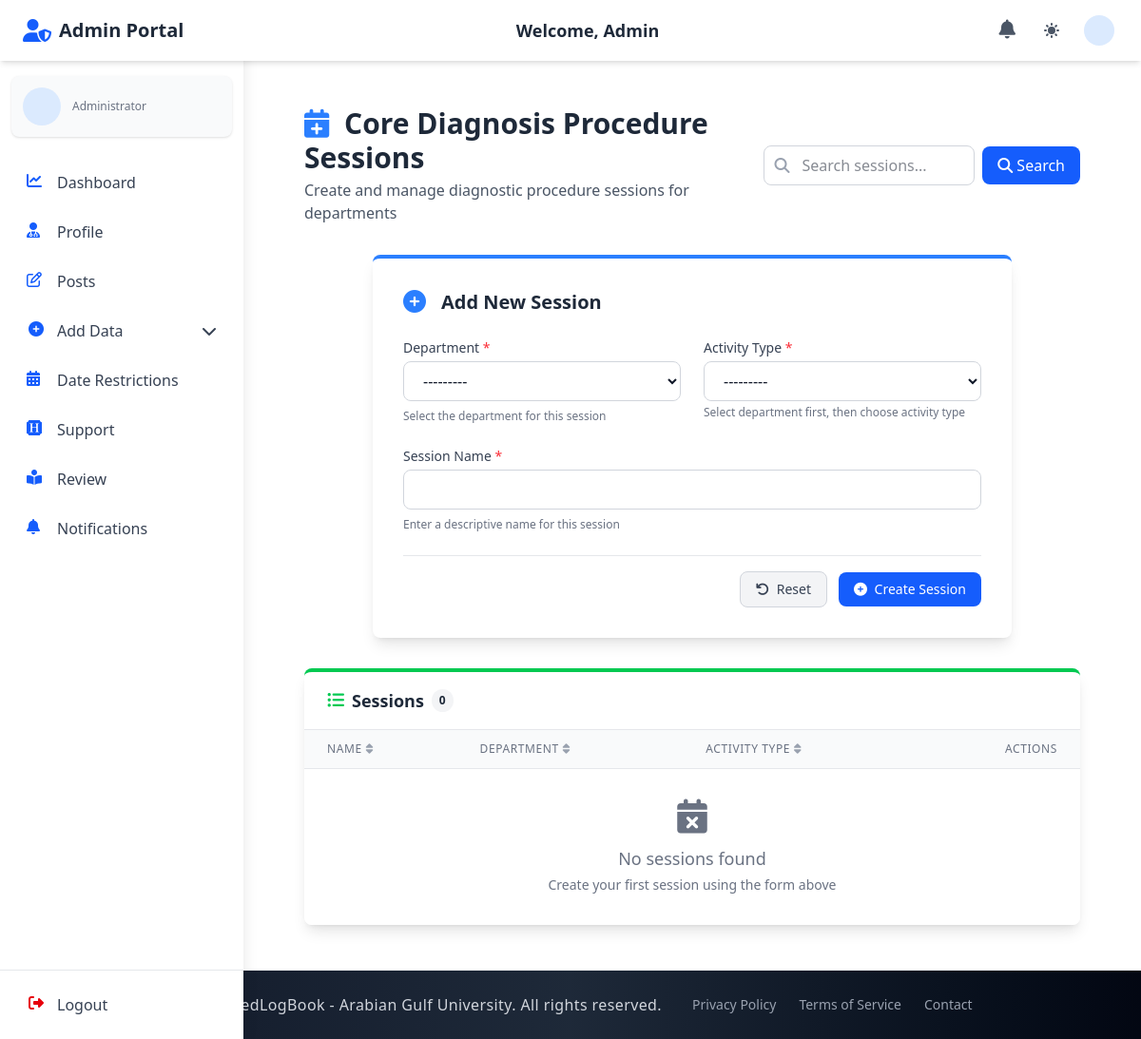
The page /admin_section/sessions/ (signed in) on the database as committed earlier.
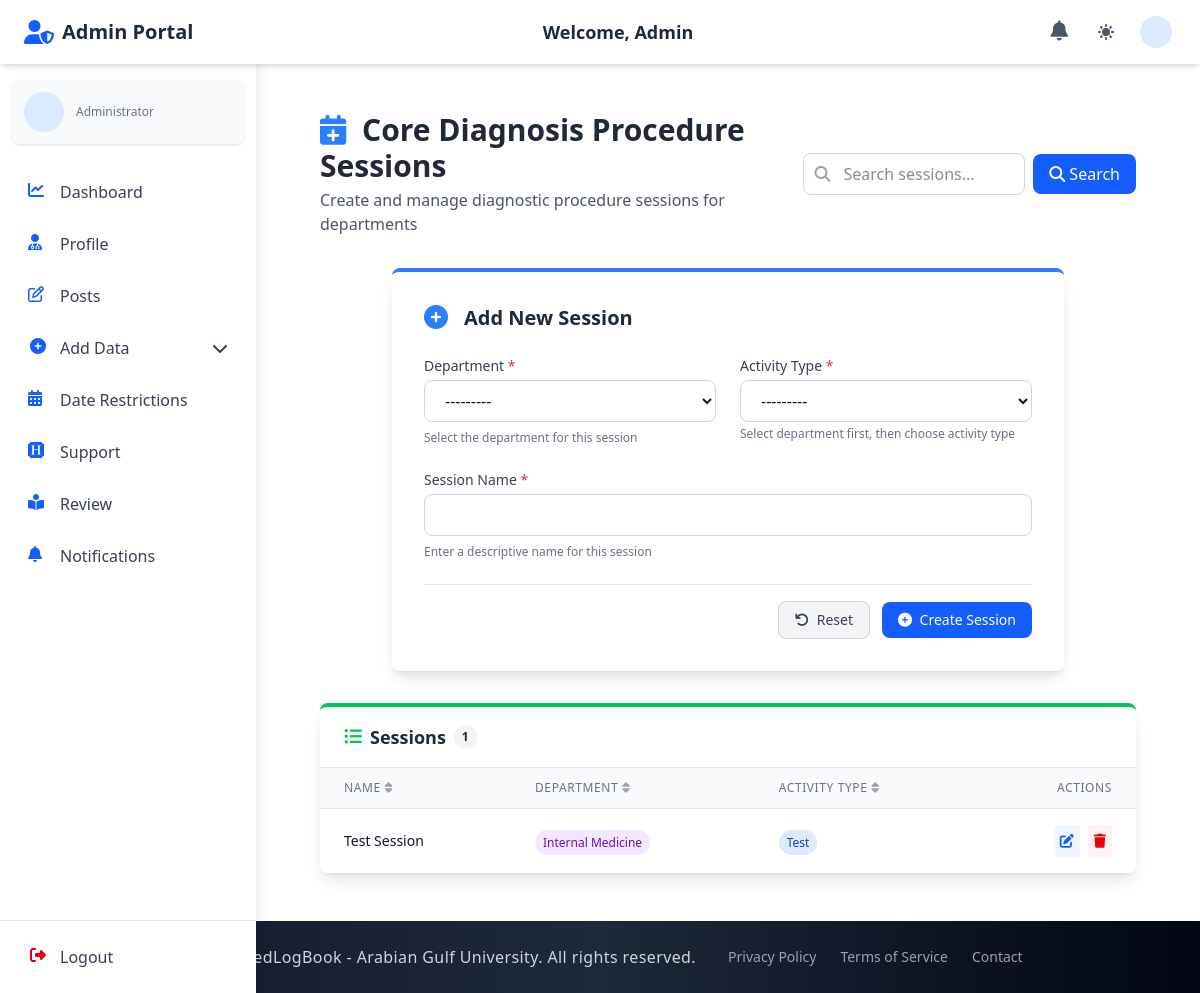
The same page on the database as committed later.
### admin_section/models.py (models this page shows, shortened)
class CoreDiaProSession(models.Model):
    name = models.CharField(max_length=200)
    activity_type = models.ForeignKey(ActivityType, on_delete=models.CASCADE, related_name="core_dia_pro_sessions")
    department = models.ForeignKey(Department, on_delete=models.CASCADE, related_name="core_dia_pro_sessions")
    class Meta:
        verbose_name = "Core Diagnosis Procedure Session"
        verbose_name_plural = "Core Diagnosis Procedure Sessions"

class Department(models.Model):
    name = models.CharField(max_length=50)
    log_year = models.ForeignKey(LogYear, on_delete=models.CASCADE, related_name="department_log_year")
    log_year_section = models.ForeignKey(
        LogYearSection,
        on_delete=models.SET_NULL,
        null=True,
        blank=True,
        related_name="department_log_year_section",
        db_index=True,
    )
    def __str__(self):
        return f"{self.name}"

class ActivityType(models.Model):
    name = models.CharField(max_length=100)
    department = models.ForeignKey(Department, on_delete=models.CASCADE, related_name="activity_types")
    def __str__(self):
        return self.name
    class Meta:
        unique_together = ["name", "department"]

### admin_section/views_file/CoreDiaProSession_views.py (the view)
# urls.py: path("sessions/", core_dia_pro_session_list, name="core_dia_pro_session_list"),
@login_required
def core_dia_pro_session_list(request):
    try:
        logger.debug("Fetching sessions...")
        sessions = CoreDiaProSession.objects.all().order_by("name")
        logger.debug(f"Found {sessions.count()} sessions")
        search_query = request.GET.get('q', '').strip()
        if search_query:
            sessions = sessions.filter(
                Q(name__icontains=search_query) |
                Q(activity_type__name__icontains=search_query) |
                Q(department__name__icontains=search_query)
            )
        paginator = Paginator(sessions, 10)
        page_number = request.GET.get("page")
        page_obj = paginator.get_page(page_number)
        context = {
            "core_sessions": page_obj,
            "form": CoreDiaProSessionForm(),
            "editing": False,
            "search_query": search_query,
        }
        logger.debug("Rendering template with context: %s", context)
        return render(request, "admin_section/core_dia_pro_session_list.html", context)
    except Exception as e:
        logger.error(f"Error in core_dia_pro_session_list: {e}")
        messages.error(request, f"An error occurred: {str(e)}")
        return redirect("admin_section:admin_dash")

### admin_section/views_file/adding_forms.py (shortened to what this page needs)
class CoreDiaProSessionForm(forms.ModelForm):
    class Meta:
        model = CoreDiaProSession
        fields = ['name', 'department', 'activity_type']
        widgets = {
            'department': forms.Select(attrs={
                'class': 'form-select',
                'id': 'department-select'
            }),
            'activity_type': forms.Select(attrs={
                'class': 'form-select',
                'id': 'activity-type-select'
            })
        }
    def __init__(self, *args, **kwargs):
        super().__init__(*args, **kwargs)
        if self.instance.pk:
            self.fields['activity_type'].queryset = ActivityType.objects.filter(
                department=self.instance.department
            )
            self.fields['activity_type'].widget.attrs.pop('disabled', None)
        else:
            self.fields['activity_type'].widget.attrs['disabled'] = 'disabled'

### doctor_section/context_processors.py (called while the page is built, shortened)
def notification_count(request):
    return {'unread_notifications_count': 0}

### student_section/context_processors.py (called while the page is built, shortened)
def student_notification_count(request):
    return {'student_unread_notifications_count': 0}

### admin_section/templates/admin_section/core_dia_pro_session_list.html (shortened to what the changed rows need)
{% extends 'base.html' %}
{% load widget_tweaks %}
{% block navbar %}
  {% include 'components/admin_auth_navbar.html' %}
{% endblock %}
{% block content %}
  <div class="container mx-auto px-4 sm:px-6 lg:px-8 py-8 sm:py-10 lg:py-12">
    <div class="flex flex-col md:flex-row justify-between items-start md:items-center mb-8 gap-4">
      <div>
        <h1 class="text-2xl sm:text-3xl font-bold text-gray-800 dark:text-gray-100">
          <i class="fas fa-calendar-plus text-blue-500 mr-2"></i> Core Diagnosis Procedure Sessions
        </h1>
      </div>
    </div>
    <div class="max-w-2xl mx-auto bg-white dark:bg-gray-800 shadow-lg rounded-lg overflow-hidden mb-8 border-t-4 {% if editing %}border-yellow-500{% else %}border-blue-500{% endif %}">
      <div class="p-6 sm:p-8">
        <div class="flex items-center mb-6">
          <h2 class="text-xl font-semibold text-gray-800 dark:text-gray-100">
            {{ editing|yesno:'Edit Existing,Add New' }} Session
          </h2>
        </div>
      </div>
    </div>
    <div class="bg-white dark:bg-gray-800 shadow-lg rounded-lg overflow-hidden border-t-4 border-green-500">
      <div class="px-6 py-4 border-b border-gray-200 dark:border-gray-700 flex flex-col sm:flex-row justify-between items-start sm:items-center gap-4">
        <h3 class="text-lg font-semibold text-gray-800 dark:text-gray-100 flex items-center">
          <i class="fas fa-list-ul text-green-500 mr-2"></i> Sessions
          <span class="ml-2 px-2 py-1 text-xs rounded-full bg-gray-100 text-gray-800 dark:bg-gray-700 dark:text-gray-200">{{ core_sessions.paginator.count }}</span>
        </h3>
      </div>
      <div class="overflow-x-auto">
        <table id="sessions-table" class="min-w-full divide-y divide-gray-200 dark:divide-gray-700">
          <thead class="bg-gray-50 dark:bg-gray-700">
            <tr>
              <th class="px-6 py-3 text-left text-xs font-medium text-gray-500 dark:text-gray-300 uppercase tracking-wider">
                <div class="flex items-center">
                  <span>Name</span>
                  <i class="fas fa-sort ml-1 text-gray-400"></i>
                </div>
              </th>
              <th class="px-6 py-3 text-left text-xs font-medium text-gray-500 dark:text-gray-300 uppercase tracking-wider">
                <div class="flex items-center">
                  <span>Department</span>
                  <i class="fas fa-sort ml-1 text-gray-400"></i>
                </div>
              </th>
              <th class="px-6 py-3 text-left text-xs font-medium text-gray-500 dark:text-gray-300 uppercase tracking-wider">
                <div class="flex items-center">
                  <span>Activity Type</span>
                  <i class="fas fa-sort ml-1 text-gray-400"></i>
                </div>
              </th>
              <th class="px-6 py-3 text-right text-xs font-medium text-gray-500 dark:text-gray-300 uppercase tracking-wider">Actions</th>
            </tr>
          </thead>
          <tbody class="bg-white dark:bg-gray-800 divide-y divide-gray-200 dark:divide-gray-700">
            {% for session in core_sessions %}
              <tr class="hover:bg-gray-50 dark:hover:bg-gray-700 transition-colors duration-150">
                <td class="px-6 py-4 whitespace-nowrap">
                  <div class="text-sm font-medium text-gray-900 dark:text-gray-100">{{ session.name }}</div>
                </td>
                <td class="px-6 py-4 whitespace-nowrap">
                  <span class="px-2 py-1 text-xs rounded-full bg-purple-100 text-purple-800 dark:bg-purple-900 dark:text-purple-200">
                    {{ session.department.name }}
                  </span>
                </td>
                <td class="px-6 py-4 whitespace-nowrap">
                  <span class="px-2 py-1 text-xs rounded-full bg-blue-100 text-blue-800 dark:bg-blue-900 dark:text-blue-200">
                    {{ session.activity_type.name }}
                  </span>
                </td>
                <td class="px-6 py-4 whitespace-nowrap text-right text-sm font-medium">
                  <div class="flex justify-end space-x-2">
                    <a href="{% url 'admin_section:core_dia_pro_session_update' session.pk %}"
                       class="p-1.5 bg-blue-50 text-blue-600 rounded hover:bg-blue-100 dark:bg-blue-900/30 dark:text-blue-400 dark:hover:bg-blue-900/50 transition-colors duration-200"
                       title="Edit Session">
                      <i class="fas fa-edit"></i>
                    </a>
                    <form method="post" action="{% url 'admin_section:core_dia_pro_session_delete' session.pk %}" class="inline" onsubmit="return confirm('Are you sure you want to delete this session?');">
                      <button type="submit"
                              class="p-1.5 bg-red-50 text-red-600 rounded hover:bg-red-100 dark:bg-red-900/30 dark:text-red-400 dark:hover:bg-red-900/50 transition-colors duration-200"
                              title="Delete Session">
                        <i class="fas fa-trash"></i>
                      </button>
                    </form>
                  </div>
                </td>
              </tr>
            {% empty %}
              <tr>
                <td colspan="4" class="px-6 py-8 text-center">
                  <div class="flex flex-col items-center justify-center text-gray-500 dark:text-gray-400">
                    {% if search_query %}
                      <i class="fas fa-search text-4xl mb-3"></i>
                      <p class="text-lg font-medium">No matching sessions found</p>
                      <p class="text-sm mt-1">Try adjusting your search criteria</p>
                    {% else %}
                      <i class="fas fa-calendar-times text-4xl mb-3"></i>
                      <p class="text-lg font-medium">No sessions found</p>
                      <p class="text-sm mt-1">Create your first session using the form above</p>
                    {% endif %}
                  </div>
                </td>
              </tr>
            {% endfor %}
          </tbody>
        </table>
      </div>
    </div>
  </div>
{% endblock %}

Rows that differ between the two databases and show on the page:
added CoreDiaProSession: name "Test Session", department.name "Internal Medicine", activity_type.name "Test"
Other text that changed with them:
{{ core_sessions.paginator.count }}: "0" → "1"
text no longer shown: "No sessions found Create your first session using the form above"
